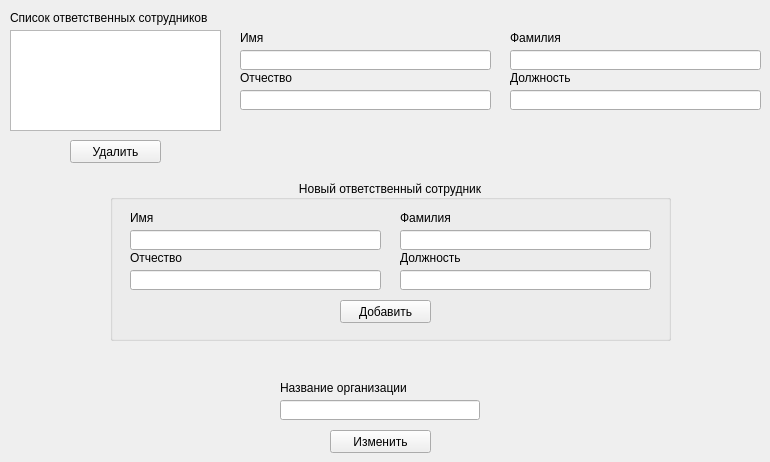
    <widget class="QWidget" name="organization_page">
     <widget class="QGroupBox" name="groupBox_10">
      <property name="geometry">
       <rect>
        <x>110</x>
        <y>180</y>
        <width>561</width>
        <height>161</height>
       </rect>
      </property>
      <property name="title">
       <string>Новый ответственный сотрудник</string>
      </property>
      <property name="alignment">
       <set>Qt::AlignCenter</set>
      </property>
      <widget class="QLabel" name="label_66">
       <property name="geometry">
        <rect>
         <x>20</x>
         <y>30</y>
         <width>221</width>
         <height>16</height>
        </rect>
       </property>
       <property name="text">
        <string>Имя</string>
       </property>
      </widget>
      <widget class="QLineEdit" name="organization_worker_add_name_le">
       <property name="geometry">
        <rect>
         <x>20</x>
         <y>50</y>
         <width>251</width>
         <height>20</height>
        </rect>
       </property>
       <property name="readOnly">
        <bool>false</bool>
       </property>
      </widget>
      <widget class="QLabel" name="label_67">
       <property name="geometry">
        <rect>
         <x>290</x>
         <y>30</y>
         <width>221</width>
         <height>16</height>
        </rect>
       </property>
       <property name="text">
        <string>Фамилия</string>
       </property>
      </widget>
      <widget class="QLineEdit" name="organization_worker_add_surname_le">
       <property name="geometry">
        <rect>
         <x>290</x>
         <y>50</y>
         <width>251</width>
         <height>20</height>
        </rect>
       </property>
       <property name="readOnly">
        <bool>false</bool>
       </property>
      </widget>
      <widget class="QLabel" name="label_68">
       <property name="geometry">
        <rect>
         <x>20</x>
         <y>70</y>
         <width>221</width>
         <height>16</height>
        </rect>
       </property>
       <property name="text">
        <string>Отчество</string>
       </property>
      </widget>
      <widget class="QLineEdit" name="organization_worker_add_patronymic_le">
       <property name="geometry">
        <rect>
         <x>20</x>
         <y>90</y>
         <width>251</width>
         <height>20</height>
        </rect>
       </property>
       <property name="readOnly">
        <bool>false</bool>
       </property>
      </widget>
      <widget class="QLineEdit" name="organization_worker_add_role_le">
       <property name="geometry">
        <rect>
         <x>290</x>
         <y>90</y>
         <width>251</width>
         <height>20</height>
        </rect>
       </property>
       <property name="text">
        <string/>
       </property>
       <property name="readOnly">
        <bool>false</bool>
       </property>
      </widget>
      <widget class="QLabel" name="label_69">
       <property name="geometry">
        <rect>
         <x>290</x>
         <y>70</y>
         <width>221</width>
         <height>16</height>
        </rect>
       </property>
       <property name="text">
        <string>Должность</string>
       </property>
      </widget>
      <widget class="QPushButton" name="organization_worker_add_btn">
       <property name="geometry">
        <rect>
         <x>230</x>
         <y>120</y>
         <width>91</width>
         <height>23</height>
        </rect>
       </property>
       <property name="text">
        <string>Добавить</string>
       </property>
      </widget>
     </widget>
     <widget class="QLabel" name="label_62">
      <property name="geometry">
       <rect>
        <x>10</x>
        <y>10</y>
        <width>211</width>
        <height>16</height>
       </rect>
      </property>
      <property name="text">
       <string>Список ответственных сотрудников</string>
      </property>
     </widget>
     <widget class="QPushButton" name="organization_worker_delete_btn">
      <property name="geometry">
       <rect>
        <x>70</x>
        <y>140</y>
        <width>91</width>
        <height>23</height>
       </rect>
      </property>
      <property name="text">
       <string>Удалить</string>
      </property>
     </widget>
     <widget class="QListWidget" name="organization_worker_list">
      <property name="geometry">
       <rect>
        <x>10</x>
        <y>30</y>
        <width>211</width>
        <height>101</height>
       </rect>
      </property>
      <property name="wordWrap">
       <bool>true</bool>
      </property>
     </widget>
     <widget class="QLabel" name="label_73">
      <property name="geometry">
       <rect>
        <x>510</x>
        <y>70</y>
        <width>221</width>
        <height>16</height>
       </rect>
      </property>
      <property name="text">
       <string>Должность</string>
      </property>
     </widget>
     <widget class="QLineEdit" name="organization_worker_name_le">
      <property name="geometry">
       <rect>
        <x>240</x>
        <y>50</y>
        <width>251</width>
        <height>20</height>
       </rect>
      </property>
      <property name="readOnly">
       <bool>false</bool>
      </property>
     </widget>
     <widget class="QLineEdit" name="organization_worker_role_le">
      <property name="geometry">
       <rect>
        <x>510</x>
        <y>90</y>
        <width>251</width>
        <height>20</height>
       </rect>
      </property>
      <property name="text">
       <string/>
      </property>
      <property name="readOnly">
       <bool>false</bool>
      </property>
     </widget>
     <widget class="QLabel" name="label_72">
      <property name="geometry">
       <rect>
        <x>240</x>
        <y>30</y>
        <width>221</width>
        <height>16</height>
       </rect>
      </property>
      <property name="text">
       <string>Имя</string>
      </property>
     </widget>
     <widget class="QLabel" name="label_71">
      <property name="geometry">
       <rect>
        <x>510</x>
        <y>30</y>
        <width>221</width>
        <height>16</height>
       </rect>
      </property>
      <property name="text">
       <string>Фамилия</string>
      </property>
     </widget>
     <widget class="QLineEdit" name="organization_worker_patronymic_le">
      <property name="geometry">
       <rect>
        <x>240</x>
        <y>90</y>
        <width>251</width>
        <height>20</height>
       </rect>
      </property>
      <property name="readOnly">
       <bool>false</bool>
      </property>
     </widget>
     <widget class="QLabel" name="label_70">
      <property name="geometry">
       <rect>
        <x>240</x>
        <y>70</y>
        <width>221</width>
        <height>16</height>
       </rect>
      </property>
      <property name="text">
       <string>Отчество</string>
      </property>
     </widget>
     <widget class="QLineEdit" name="organization_worker_surname_le">
      <property name="geometry">
       <rect>
        <x>510</x>
        <y>50</y>
        <width>251</width>
        <height>20</height>
       </rect>
      </property>
      <property name="readOnly">
       <bool>false</bool>
      </property>
     </widget>
     <widget class="QLineEdit" name="organization_name_le">
      <property name="geometry">
       <rect>
        <x>280</x>
        <y>400</y>
        <width>200</width>
        <height>20</height>
       </rect>
      </property>
     </widget>
     <widget class="QPushButton" name="organization_name_change_btn">
      <property name="geometry">
       <rect>
        <x>330</x>
        <y>430</y>
        <width>101</width>
        <height>23</height>
       </rect>
      </property>
      <property name="text">
       <string>Изменить</string>
      </property>
     </widget>
     <widget class="QLabel" name="label_74">
      <property name="geometry">
       <rect>
        <x>280</x>
        <y>380</y>
        <width>221</width>
        <height>16</height>
       </rect>
      </property>
      <property name="text">
       <string>Название организации</string>
      </property>
     </widget>
    </widget>
